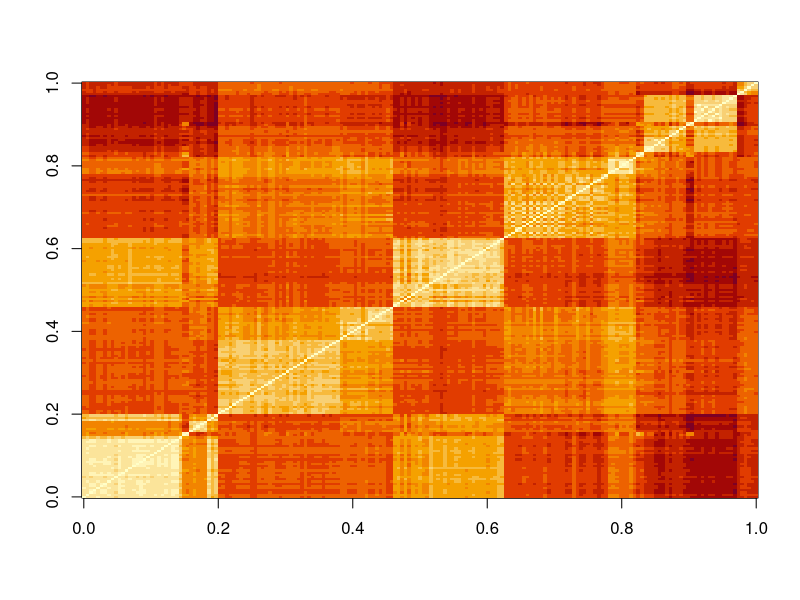
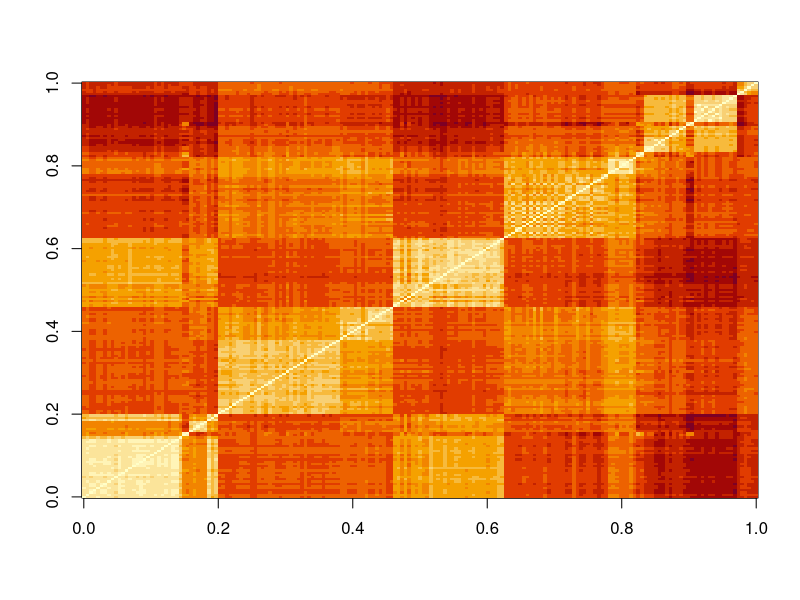

The R source for these figures, in order:
library(dslabs)

#######################################################################
# Start of Answer, for Q-1
# "tissue_gene_expression" matrix has the gene expression levels of 
# 500 genes from 189 biological samples representing seven different tissues. 
# Compute the Euclidean distance between each observation and store it in the object d.
#######################################################################

data("tissue_gene_expression")
str(tissue_gene_expression)

dim(tissue_gene_expression$x)  # 189 500

# Here are tissue types
# cerebellum       colon  endometrium hippocampus   kidney   liver  placenta 
#38               34              15          31       39      26         6
table(tissue_gene_expression$y)


d <- dist(tissue_gene_expression$x) 
class(d) # "dist"
head(d)  # 7.005922 6.635272 7.331041 5.191081 6.314908 6.568495


#######################################################################
# Start of Answer, for Q-2
# Compare the distances between observations 1 and 2 (both cerebellum), 
# observations 39 and 40 (both colon), and observations 73 and 74 (both endometrium).
#######################################################################


ind1 <- which(tissue_gene_expression$y %in% c("cerebellum"))  
ind2 <- which(tissue_gene_expression$y %in% c("colon"))       
ind3 <- which(tissue_gene_expression$y %in% c("endometrium")) 

ind1 # 1 2 ... 37 38
ind2 # 39 40 ... 71 72
ind3 # 73 74 ... 86 87

########################################

x1 <- tissue_gene_expression$x[ind1]
#x1 [1:2]  # 9.825680 9.631247

x1[1] # 9.825680
x1[2] # 9.631247
sqrt(sum((x1[1]-x1[2])^2)) # 0.1944329  # cerebellum

########################################

x2 <- tissue_gene_expression$x[ind2]
#x2 [1:2]  # 9.001219 9.071377

x2[1] # 9.001219
x2[2] # 9.071377
sqrt(sum((x2[1]-x2[2])^2)) # 0.07015813  # colon

########################################

x3 <- tissue_gene_expression$x[ind3]
#x3 [1:2]  # 9.446020 9.866022

x3[1] # 9.446020
x3[2] # 9.866022
sqrt(sum((x3[1]-x3[2])^2)) # 0.4200023  # endometrium


#######################################################################
# Start of Answer, for Q-3
# Make a plot of all the distances
#######################################################################

image(as.matrix(d))

image(as.matrix(d)[order(tissue_gene_expression$y), order(tissue_gene_expression$y)])


#######################################################################
